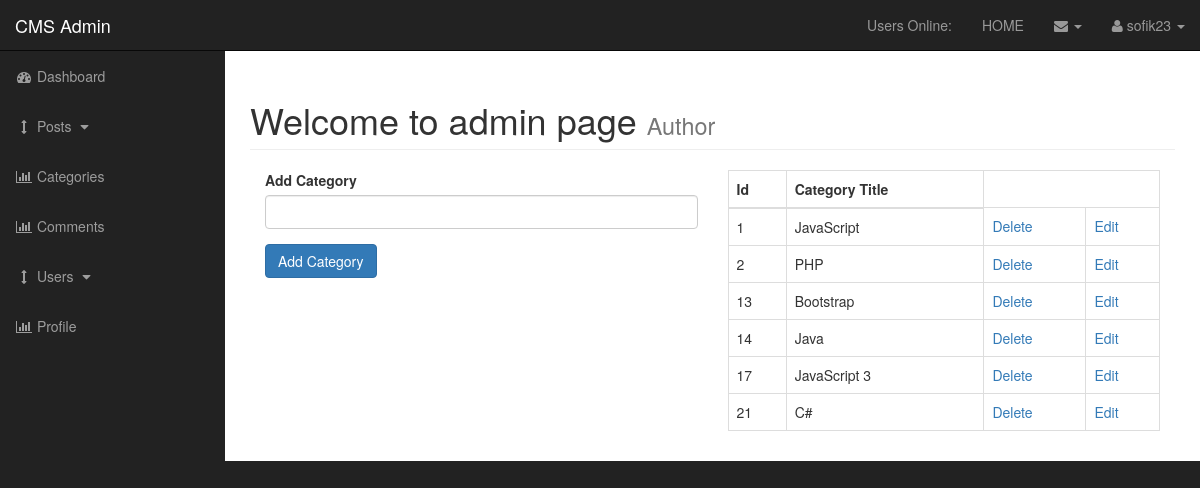
Screenshot of /project/admin/categories.php (signed in) with the database file from the repository.
### tables this page shows
CREATE TABLE `categories` (
  `cat_id` int(3) NOT NULL,
  `cat_title` varchar(255) NOT NULL
);

### project/admin/functions.php (the view, shortened to what this page needs)
<?php
function findAllCategories() {
    global $connection;
    $query = "SELECT * FROM categories";
    $select_categories = mysqli_query($connection, $query);
    while($row = mysqli_fetch_assoc($select_categories)) {
        $cat_id = $row['cat_id'];
        $cat_title = $row['cat_title'];
        echo "<tr>";
        echo "<td>{$cat_id}</td>";
        echo "<td>{$cat_title}</td>";
        echo "<td><a href='categories.php?delete={$cat_id}'>Delete</a></td>";
        echo "<td><a href='categories.php?edit={$cat_id}'>Edit</a></td>";
        echo "</tr>";
    }
}
?>

### project/admin/css/sb-admin.css (style rules this page uses)
body { margin-top: 100px; background-color: #222; }
@media (min-width:768px) { body { margin-top: 50px; } }

### rows the page displays
categories: cat_id "1", cat_title "JavaScript"
categories: cat_id "2", cat_title "PHP"
categories: cat_id "13", cat_title "Bootstrap"
categories: cat_id "14", cat_title "Java"
categories: cat_id "17", cat_title "JavaScript 3"
categories: cat_id "21", cat_title "C#"

### other values shown
$_SESSION['username'] "sofik23"
